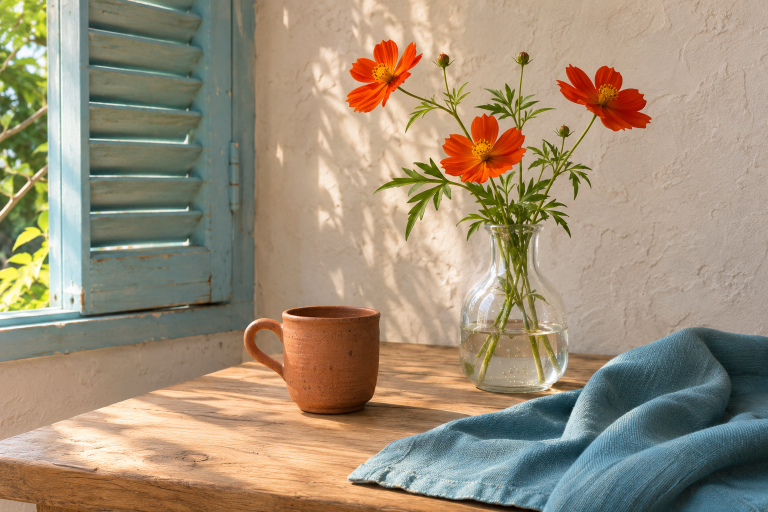
#> input picture asset-provenance/demo-original.png, 1536 x 1024 px (shown at 1/2 size)
$ python prepare-assets.py
#> lines starting #> are read from the running program, lines starting #| are printed output that depends on the picture
"""Assemble pinned local engine artifacts and documented public design assets."""
from pathlib import Path
import hashlib, json, shutil, subprocess, urllib.request, urllib.parse, re, struct
import xml.etree.ElementTree as ET
from PIL import Image
from fontTools.ttLib import TTFont

ROOT = Path(__file__).resolve().parent
WORK = ROOT.parent
MAIN = ROOT / 'app/src/main'
ASSETS = MAIN / 'assets'
RES = MAIN / 'res'
PROVENANCE = ROOT / 'asset-provenance'
for p in (ASSETS, RES / 'drawable', RES / 'font', PROVENANCE): p.mkdir(parents=True, exist_ok=True)

def fetch(url, path):
    if not path.exists():
        request = urllib.request.Request(url, headers={'User-Agent': 'Pianyu-build/0.1'})
        path.write_bytes(urllib.request.urlopen(request, timeout=90).read())
    return path.read_bytes()

# Profiles/constants from the upstream-only controlled experiment, Android SPIR-V from the phone-tested build.
shutil.copytree(WORK / 'film-practice/resources', ASSETS / 'engine', dirs_exist_ok=True)
shutil.copytree(WORK / 'native-mobile/resources/vulkan', ASSETS / 'engine/vulkan', dirs_exist_ok=True)
# Android's optical pipeline does not enter the Apple-only minilab branch. Its
# empty index is retained; unreachable tables are omitted without changing output.
for table in (ASSETS / 'engine/minilab').glob('*.lut3d'):
    table.unlink()
# Output is explicitly sRGB. Retain its baked setup rather than unrelated colour spaces.
for table in (ASSETS / 'engine/cam16').glob('*.cam16'):
    data = table.read_bytes()
    magic = b'SPKCAM16BAKE'
    assert data.startswith(magic)
    length = struct.unpack_from('<Q', data, len(magic) + 8)[0]
    start = len(magic) + 16
    if data[start:start + length].decode() != 'sRGB':
        table.unlink()
libs = MAIN / 'jniLibs/arm64-v8a'
libs.mkdir(parents=True, exist_ok=True)
shutil.copy2(WORK / 'native-mobile/spektralab_engine.android-overlay.so', libs / 'libpianyu_core.so')
ndk = Path('C:/android_sdk/ndk/28.2.13676358')
subprocess.run([str(ndk / 'toolchains/llvm/prebuilt/windows-x86_64/bin/llvm-strip.exe'), '--strip-unneeded', str(libs / 'libpianyu_core.so')], check=True)
#> (this line was passed over: subprocess is not available in this run)
# libc++_shared is packaged automatically by externalNativeBuild with ANDROID_STL=c++_shared.
image = Image.open(ROOT / 'asset-provenance/demo-original.png').convert('RGB').resize((768, 512), Image.Resampling.LANCZOS)
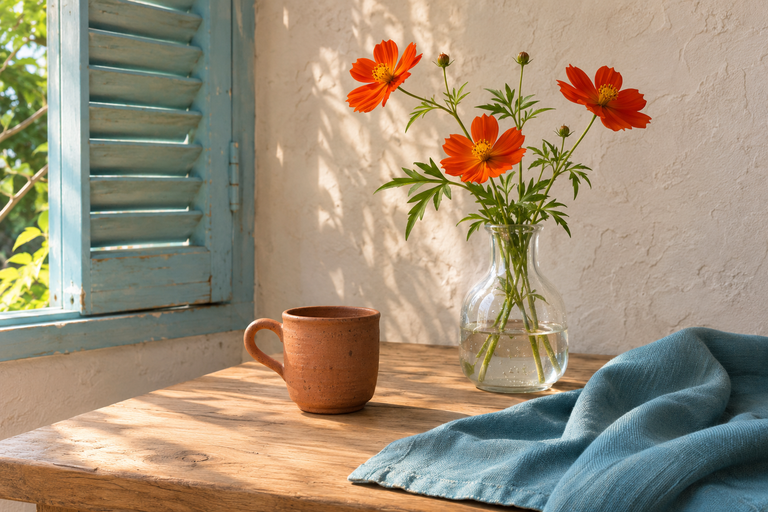
#> image: PIL image 768x512 RGB; mean R, G, B 158.1, 143.2, 120.2
image.save(ASSETS / 'demo.jpg', quality=94, subsampling=0)

icons = {
    'photo': ('image', 'photo_library'), 'compare': ('image', 'compare'),
    'expand': ('navigation', 'fullscreen'), 'crop': ('image', 'crop'),
    'adjust': ('image', 'tune'), 'back': ('navigation', 'arrow_back'),
    'undo': ('content', 'undo'), 'redo': ('content', 'redo'),
    'close': ('navigation', 'close'), 'export': ('file', 'file_upload'),
    'check': ('navigation', 'check'),
}
sources = []
for target, (category, name) in icons.items():
    url = f'https://raw.githubusercontent.com/google/material-design-icons/master/src/{category}/{name}/materialiconsoutlined/24px.svg'
    original = PROVENANCE / f'{target}.svg'
#> (the run stopped early here; a loop or call above may not have finished)
